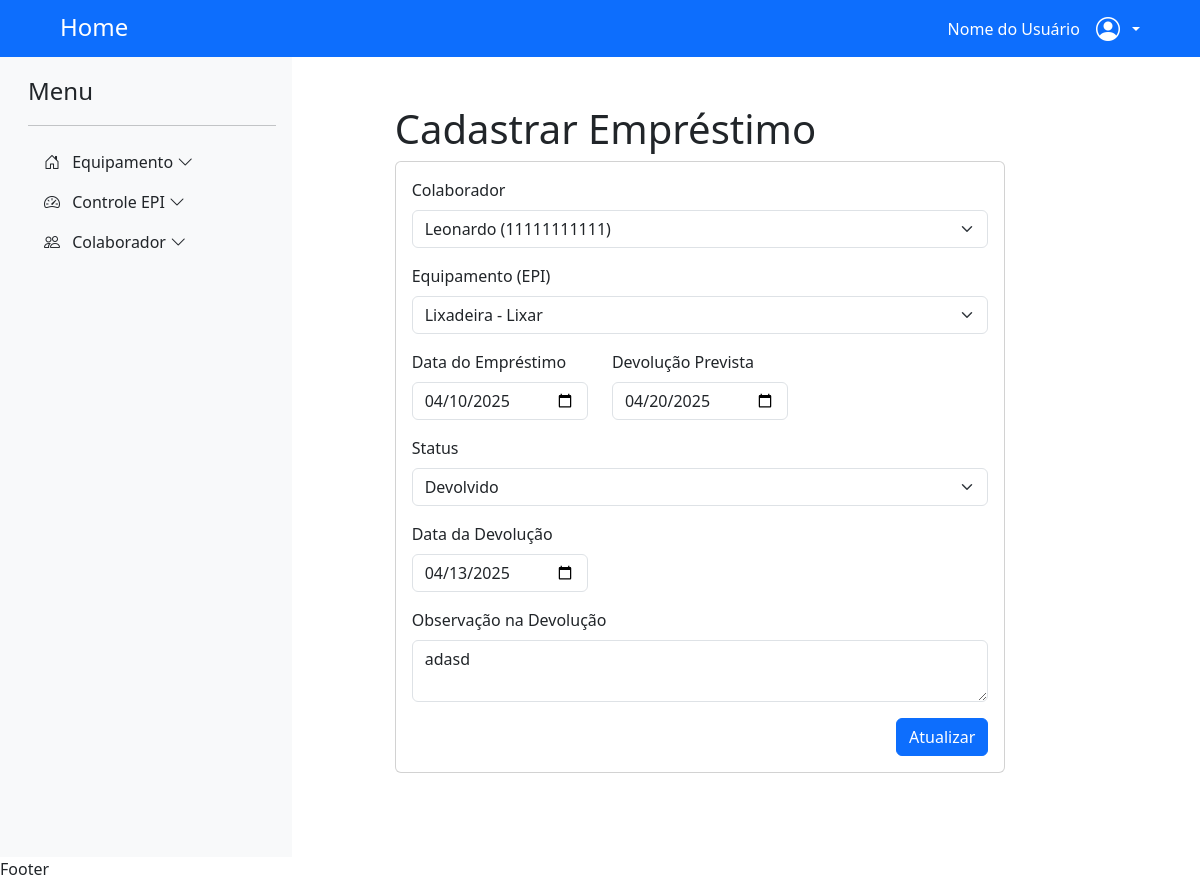
The page /atualizar_emprestimo/5 on the database its author committed.
### app_emprestimo/models.py (models this page shows, shortened)
class EmprestimoModel(models.Model):
    idEMPRESTIMO = models.AutoField(primary_key=True)
    idCOLABORADOR = models.ForeignKey(ColaboradorModel, on_delete=models.CASCADE)
    idEPI = models.ForeignKey(EPIModel, on_delete=models.CASCADE)
    data_emprestimo = models.DateField()
    data_devolucao_prevista = models.DateField()
    data_devolucao_real = models.DateField(null=True, blank=True)
    STATUS_CHOICE = (
        ('Emprestado', 'Emprestado'),
        ('Em uso', 'Em uso'),
        ('Fornecido', 'Forncecido'),
        ('Devolvido', 'Devolvido'),
        ('Danificado', 'Daificado'),
        ('Perdido', 'Perdido'),
    )
    status = models.CharField(max_length=20, choices=STATUS_CHOICE, default='Emprestado')
    observacao = models.TextField(null=True, blank=True)

class ColaboradorModel(models.Model):
    idCOLABORADOR = models.AutoField(primary_key=True)
    nome = models.CharField(max_length=100)
    cpf = models.CharField(max_length=14, unique=True)
    funcao = models.CharField(max_length=50)
    data_admissao = models.DateField()
    criado_em = models.DateTimeField(auto_now_add=True)
    alterado_em = models.DateTimeField(auto_now=True)

class EPIModel(models.Model):
    idEPI = models.AutoField(primary_key=True)
    nome = models.CharField(max_length=100)
    descricao = models.TextField()
    quantidade_total = models.IntegerField()

### app_emprestimo/views.py (the view, shortened to what this page needs)
# urls.py: path('atualizar_emprestimo/<int:idEMPRESTIMO>', views.atualizar_emprestimo, name='atualizar_emprestimo'),
def atualizar_emprestimo(request, idEMPRESTIMO):
    if request.method == 'GET':
        emprestimo = EmprestimoModel.objects.get(idEMPRESTIMO=idEMPRESTIMO)
        context = {
            'emprestimo': emprestimo,
            'colaboradores': ColaboradorModel.objects.all(),
            'epis': EPIModel.objects.all(),
            'status_choices': EmprestimoModel.STATUS_CHOICE
        }
        return render(request, 'app_emprestimo/pages/atualizar_emprestimo.html', context)

### app_emprestimo/templates/app_emprestimo/pages/atualizar_emprestimo.html (shortened to what this page needs)
{% extends "global/base.html" %}
{% block content %}
<form action="" method="post">
    <div class="container mt-5">
        <div class="row justify-content-center">
            <div class="col-md-8">
                <h1>Cadastrar Empréstimo</h1>
                <div class="card">
                    <div class="card-body">
                        <div class="mb-3">
                            <label for="idCOLABORADOR" class="form-label">Colaborador</label>
                            <select class="form-select" id="idCOLABORADOR" name="idCOLABORADOR" required>
                                {% for colaborador in colaboradores %}
                                    <option value="{{ colaborador.idCOLABORADOR }}"
                                            {% if colaborador.idCOLABORADOR == emprestimo.idCOLABORADOR_id %}selected{% endif %}>
                                        {{ colaborador.nome }} ({{ colaborador.cpf }})
                                    </option>
                                {% endfor %}
                            </select>
                        </div>
                        <div class="mb-3">
                            <label for="idEPI" class="form-label">Equipamento (EPI)</label>
                            <select class="form-select" id="idEPI" name="idEPI" required>
                                {% for epi in epis %}
                                    <option value="{{ epi.idEPI }}"
                                            {% if epi.idEPI == emprestimo.idEPI_id %}selected{% endif %}>
                                        {{ epi.nome }} - {{ epi.descricao }}
                                    </option>
                                {% endfor %}
                            </select>
                        </div>
                        <div class="row mb-3">
                            <div class="col-md-4">
                                <label for="data_emprestimo" class="form-label">Data do Empréstimo</label>
                                <input type="date" class="form-control" id="data_emprestimo" name="data_emprestimo"
                                       value="{{ emprestimo.data_emprestimo|date:'Y-m-d' }}" required>
                            </div>
                            <div class="col-md-4">
                                <label for="data_devolucao_prevista" class="form-label">Devolução Prevista</label>
                                <input type="date" class="form-control" id="data_devolucao_prevista" name="data_devolucao_prevista"
                                       value="{{ emprestimo.data_devolucao_prevista|date:'Y-m-d' }}" required>
                            </div>
                        </div>
                        <div class="mb-3">
                            <label for="status" class="form-label">Status</label>
                            <select class="form-select" id="status" name="status" required onchange="toggleCamposDevolucao()">
                                {% for choice in status_choices %}
                                    <option value="{{ choice.0 }}" {% if choice.0 == emprestimo.status %}selected{% endif %}>
                                        {{ choice.1 }}
                                    </option>
                                {% endfor %}
                            </select>
                        </div>
                        <div id="campos-devolucao" style="display: none;">
                            <div class="row mb-3">
                                <div class="col-md-4">
                                    <label for="data_devolucao_real" class="form-label">Data da Devolução</label>
                                    <input type="date" class="form-control" id="data_devolucao_real" name="data_devolucao_real"
                                           value="{{ emprestimo.data_devolucao_real|date:'Y-m-d' }}">
                                </div>
                            </div>
                            <div class="mb-3">
                                <label for="observacao" class="form-label">Observação na Devolução</label>
                                <textarea class="form-control" id="observacao" name="observacao">{{ emprestimo.observacao }}</textarea>
                            </div>
                        </div>
                        <div class="d-grid gap-2 d-md-flex justify-content-md-end">
                            <button class="btn btn-primary" type="submit">Atualizar</button>
                        </div>
                    </div>
                </div>
            </div>
        </div>
    </div>
</form>
{% endblock content %}

### rows shown on the page
EmprestimoModel: idCOLABORADOR "Leonardo (11111111111)", idEPI "Lixadeira - Lixar", data_emprestimo "04/10/2025", data_devolucao_prevista "04/20/2025", status "Devolvido", data_devolucao_real "04/13/2025", observacao "adasd"
